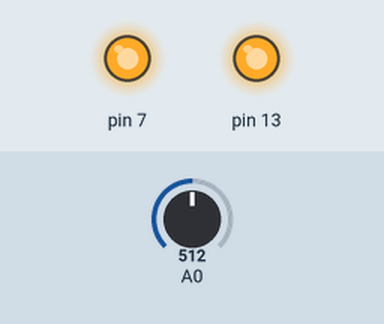
Recording of a sketch running on a simulated Arduino Uno, built with avr-gcc and run on an emulated ATmega328P. Parts: output pins drawn as LEDs (lit = HIGH). Inputs (shaded band) come from the test bench; at power-on: A0 = 512. What the sketch prints to the serial monitor is not drawn.

Above: at 0.1 s.
Timing chart, 0 to 1.6 s (numbered marks = the images above):
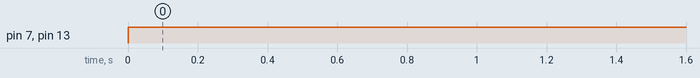

The sketch:

CurrentSense.ino
```cpp
#include <Filters.h>

float testFrequency = 60;                     // test signal frequency (Hz)
float windowLength = 20.0/testFrequency;     // how long to average the signal, for statistist
int sensorValue = 0;
float intercept = -0.1129; // to be adjusted based on calibration testing
float slope = 0.0405; // to be adjusted based on calibration testing
float current_amps; // estimated actual current in amps

unsigned long printPeriod = 1000; // in milliseconds
// Track time in milliseconds since last reading
unsigned long previousMillis = 0;

void setup() {
  Serial.begin( 57600 );    // start the serial port
    pinMode(7, OUTPUT);
    pinMode(13, OUTPUT);

}

void loop() {
digitalWrite(7, HIGH);
digitalWrite(13, HIGH);
  RunningStatistics inputStats;                 // create statistics to look at the raw test signal
  inputStats.setWindowSecs( windowLength );

  while( true ) {
    sensorValue = analogRead(A0);  // read the analog in value:
    inputStats.input(sensorValue);  // log to Stats function

    if((unsigned long)(millis() - previousMillis) >= printPeriod) {
      previousMillis = millis();   // update time

      // display current values to the screen
      Serial.print( "\n" );
      // output sigma or variation values associated with the inputValue itsel
      Serial.print( "\tsigma: " ); Serial.print( inputStats.sigma() );
      // convert signal sigma value to current in amps
      current_amps = intercept + slope * inputStats.sigma();
      Serial.print( "\tamps: " ); Serial.print( current_amps );
    }
  }
}
```

Measured:
- by itself, pin 7, pin 13: LOW → HIGH at 0.00 s
